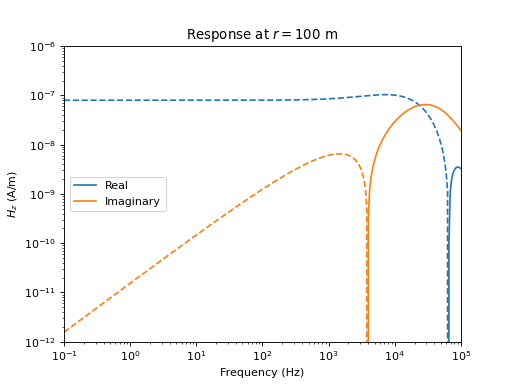

Here is the Python script that generated this plot:
import numpy as np
import matplotlib.pyplot as plt
from SimPEG import electromagnetics as EM
freq = np.logspace(-1, 5, 301)
test = EM.analytics.hzAnalyticDipoleF(
        100, freq, 0.01, secondary=False)
plt.loglog(freq, test.real, 'C0-', label='Real')
plt.loglog(freq, -test.real, 'C0--')
plt.loglog(freq, test.imag, 'C1-', label='Imaginary')
plt.loglog(freq, -test.imag, 'C1--')
plt.title('Response at $r=100$ m')
plt.xlim([1e-1, 1e5])
plt.ylim([1e-12, 1e-6])
plt.xlabel('Frequency (Hz)')
plt.ylabel('$H_z$ (A/m)')
plt.legend(loc=6)
plt.show()
